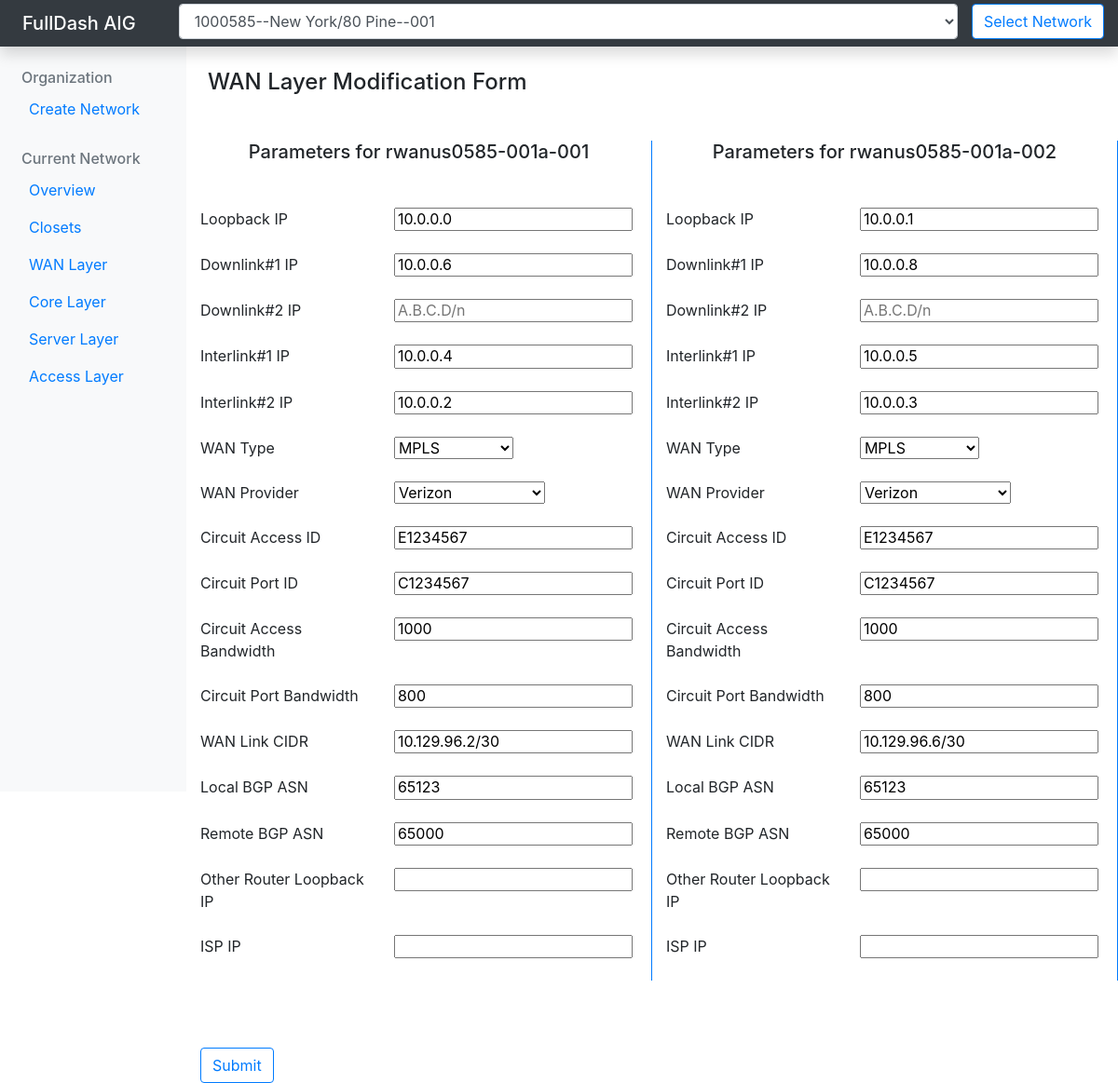
The page /fulldash/1/wanbrown/ on the database its author committed.
### router/models.py (models this page shows)
class Router(models.Model):
    class WanTypeChoices(models.TextChoices):
        MPLS = 'mpls', _('MPLS')
        P2P = 'p2p', _('Point-to-Point')
    class WanProviderChoices(models.TextChoices):
        ATT = 'att', _('AT&T')
        BELLCANADA = 'bellcanada', _('Bell Canada')
        CENTURYLINK = 'centurylink', _('Century Link')
        CHINATELCOM = 'chinatelcom', _('China Telecom')
        DEUTSCHETELEKOM = 'deutschetelekom', _('Deutsche Telekom')
        EMBRATEL = 'embratel', _('Embratel')
        FREE = 'free', _('Free')
        GESTIONTELCOM = 'gestiontelcom', _('Gestion Telcom')
        GLOBE = 'globe', _('Globe')
        KDDI = 'kddi', _('KDDI')
        KOREATELCOM = 'koreatelcom', _('Korea Telcom')
        LEVEL3 = 'level3', _('Level3')
        MCI = 'mci', _('MCI')
        MXIS = 'mxis', _('MXIS')
        NTTCOM = 'nttcom', _('NTTCOM')
        ORANGE = 'orange', _('Orange')
        PCCW = 'pccw', _('PCCW')
        PLDT = 'pldt', _('PLDT')
        SINGTEL = 'singtel', _('Singtel')
        SOFTBANK = 'softbank', _('Softbank')
        TATA = 'tata', _('Tata')
        TELCOMARGENTINA = 'telcomargentina', _('Telcom Argentina')
        TELCOMMALAYSIA = 'telcommalaysia', _('Telcom Malaysia')
        TELEFONICA = 'telefonica', _('Telefonica')
        TELSTRA = 'telstra', _('Telstra')
        TELUS = 'telus', _('Telus')
        VERIZON = 'verizon', _('Verizon')
        VODAPHONE = 'vodaphone', _('Vodafone')
        ZAYO = 'zayo', _('Zayo')
    hostname = models.CharField('Hostname', max_length=19)  # model_anchor
    loopback_ip = models.CharField(
        'Loopback IP', max_length=15, blank=True, null=True)  # brownfield_generated
    downlink_1_desc = models.CharField(
        'Downlink#1 Description', max_length=37, null=True)  # model_generated
    downlink_1_ip = models.CharField(
        'Downlink#1 IP', max_length=15, blank=True, null=True)  # brownfield_generated
    downlink_2_desc = models.CharField(
        'Downlink#2 Description', max_length=37, null=True)  # model_generated
    downlink_2_ip = models.CharField(
        'Downlink#2 IP', max_length=15, blank=True, null=True)  # brownfield_generated
    interlink_1_desc = models.CharField(
        'Interlink#1 Description', max_length=37, null=True)  # model_generated
    interlink_1_ip = models.CharField(
        'Interlink#1 IP', max_length=15, blank=True, null=True)  # brownfield_generated
    interlink_2_desc = models.CharField(
        'Interlink#2 Description', max_length=37, null=True)  # model_generated
    interlink_2_ip = models.CharField(
        'Interlink#2 IP', max_length=15, blank=True, null=True)  # brownfield_generated
    wan_type = models.CharField('WAN Type', choices=WanTypeChoices.choices,
                                default=WanTypeChoices.MPLS, max_length=10)  # greenfield_static
    wan_provider = models.CharField(
        'WAN Provider', choices=WanProviderChoices.choices, max_length=20)  # greenfield_static
    access_id = models.CharField(
        'Circuit Access ID', max_length=80)  # greenfield_static
    port_id = models.CharField(
        'Circuit Port ID', max_length=80)  # greenfield_static
    access_bw = models.IntegerField(
        'Circuit Access Bandwidth')  # greenfield_static
    port_bw = models.IntegerField(
        'Circuit Port Bandwidth')  # greenfield_static
    wan_link_cidr = models.CharField(
        'WAN Link CIDR', max_length=18)  # greenfield_static
    local_asn = models.IntegerField(
        'Local BGP ASN')  # greenfield_static
    remote_asn = models.IntegerField(
        'Remote BGP ASN')  # greenfield_static
    other_router_loopback_ip = models.CharField(
        'Other Router Loopback IP', max_length=15, blank=True, null=True)  # TODO: model_generated
    other_router_hostname = models.CharField(
        'Other Router Hostname', max_length=19, null=True)  # model_generated
    isp_ip = models.CharField(
        'ISP IP', max_length=15, blank=True, null=True)  # brownfield_generated
    closet = models.ForeignKey(
        Closet, on_delete=models.CASCADE)  # model_anchor
    '''
    ****programatically generated****
    dna_token
    loopback_desc
    netflow_collector
    qos_config
    downlink_1_intr = models.CharField(max_length=20)
    downlink_2_intr = models.CharField(max_length=20)
    lan_qos_policy
    interlink_1_intr = models.CharField(max_length=20)
    interlink_2_intr = models.CharField(max_length=20)
    wan_intr = models.CharField(max_length=20)
    wan_qos_policy
    community_string
    '''

### router/views.py (the view, shortened to what this page needs)
def wan_brown_view(request, *args, **kwargs):
    router_1_initial = dict()
    router_2_initial = dict()
    obj = type('', (object,), {})()
    template_name = 'wan_brown.html'
    site_record = base_system.initialize_navbar(
        obj, request, kwargs['site_id'])
    closet_records = Closet.objects.filter(site=site_record)
    mdf_closets = base_system.get_mdf_closets(closet_records)
    router_records = base_system.get_device_records(Router, mdf_closets)
    obj.router_hostnames = list()
    if not router_records:
        obj.router_hostnames = base_system.get_mdf_device_hostnames(
            site_record, mdf_closets, Router)
    else:
        router_1_initial = router_records[0]
        router_2_initial = router_records[1]
        obj.router_hostnames.append(router_records[0].hostname)
        obj.router_hostnames.append(router_records[1].hostname)
    if request.method == 'GET':
        obj.router_forms = list()
        obj.router_forms.append(WanBrownForm(
            instance=router_1_initial, prefix='router_1'))
        obj.router_forms.append(WanBrownForm(
            instance=router_2_initial, prefix='router_2'))
        return render(request, template_name, {'obj': obj})

### interactive/base_system.py (called while the page is built)
def get_device_records(device, mdf_closets):
    device_records = device.objects.none()
    for mdf_closet in mdf_closets:
        device_records = device_records.union(
            device.objects.filter(closet=mdf_closet))
    return device_records

def get_mdf_closets(closet_records):
    mdf_closets = list()
    for closet_record in closet_records:
        if closet_record.category in [Closet.CategoryChoices.MDF, Closet.CategoryChoices.MDF_IDF]:
            mdf_closets.append(closet_record)
    return mdf_closets

### router/templates/wan_brown.html
{% extends 'base.html' %}
{% block content %}
<h4 class='mt-4 mb-4 ml-2'>WAN Layer Modification Form</h4>
<form method="POST">{% csrf_token %}
    <div class='row form-group mb-5'>
        <div class='col border border-primary border-top-0 border-bottom-0 border-left-0 mt-4'>
            <h5 class='d-flex justify-content-center form-group mb-5'>Parameters for {{ obj.router_hostnames.0 }}</h5>
            {% for field in obj.router_forms.0 %}
            <div class='row form-group'>
                <label class='col-5'>{{ field.label }}</label>
                <div class='col-2 h6'>{{ field }}</div>
            </div>
            {% endfor %}
        </div>
        <div class='col border border-primary border-top-0 border-bottom-0 border-left-0 mt-4'>
            <h5 class='d-flex justify-content-center form-group mb-5'>Parameters for {{ obj.router_hostnames.1 }}</h5>
            {% for field in obj.router_forms.1 %}
            <div class='row form-group'>
                <label class='col-5'>{{ field.label }}</label>
                <div class='col-2 h6'>{{ field }}</div>
            </div>
            {% endfor %}
        </div>
    </div>
    <button type="submit" class='btn btn-outline-primary mt-4'>Submit</button>
</form>
{% endblock content %}

### templates/base.html (shortened to what this page needs)
<!DOCTYPE html>
<html>
<head>
  <link rel='stylesheet' href='https://stackpath.bootstrapcdn.com/bootstrap/4.4.1/css/bootstrap.min.css'
>
  <link rel="stylesheet" type="text/css"
    href="https://cdnjs.cloudflare.com/ajax/libs/bootstrap-select/1.13.1/css/bootstrap-select.min.css">
</head>
<body>
  {% include 'navbar.html' %}
  <div class='col-10'>
    {% block content %}{% endblock content %}
  </div>
  </div>
  </div>
</body>
</html>

### templates/navbar.html
<nav class='navbar navbar-dark sticky-top bg-dark p-0 shadow'>
    <h6 class='navbar-brand ml-4 mb-0'>FullDash AIG</h6>
    <form class='col h6 mt-1' method='POST'>{% csrf_token %}
        <ul class='nav'>
            <li class='col'>
                {{ obj.navbar.site }}
            </li>
            <li>
                <button type='submit' name='navbar' class='text-nowrap form-control btn-outline-primary'>Select
                    Network</button>
            </li>
        </ul>
    </form>
</nav>
<div class='container-fluid'>
    <div class='row'>
        <nav class='col-2 bg-light' style='height: 100vh;'>
            <ul class='nav flex-column'>
                <h6 class='ml-2 mt-4 mb-1 text-muted'>Organization</h6>
                <li>
                    <a class='nav-link' href='/fulldash/onboard/'>Create Network</a>
                </li>
                {% if obj.site_id %}
                <h6 class='ml-2 mt-4 mb-1 text-muted'>Current Network</h6>
                <li>
                    <a class='nav-link' href='/fulldash/{{ obj.site_id }}/overview/'>Overview</a>
                </li>
                <li>
                    <a class='nav-link' href='/fulldash/{{ obj.site_id }}/closets/'>Closets</a>
                </li>
                <li>
                    <a class='nav-link' href='/fulldash/{{ obj.site_id }}/wanlanding/'>WAN
                        Layer</a>
                </li>
                <li>
                    <a class='nav-link' href='/fulldash/{{ obj.site_id }}/corelanding/'>Core Layer</a>
                </li>
                <li>
                    <a class='nav-link' href='/fulldash/{{ obj.site_id }}/serverlanding/'>Server Layer</a>
                </li>
                <li>
                    <a class='nav-link' href='/fulldash/{{ obj.site_id }}/accesslisting/'>Access Layer</a>
                </li>
                {% endif %}
            </ul>
        </nav>

### rows shown on the page
Router: router_hostnames.0 "rwanus0585-001a-001"
Router: router_hostnames.1 "rwanus0585-001a-002"

### other values the page prints
{{ field.label }} "Loopback IP" "Downlink#1 IP" "Downlink#2 IP" "Interlink#1 IP" "Interlink#2 IP" "WAN Type" "WAN Provider" "Circuit Access ID" "Circuit Port ID" "Circuit Access Bandwidth" "Circuit Port Bandwidth" "WAN Link CIDR" "Local BGP ASN" "Remote BGP ASN" "Other Router Loopback IP" "ISP IP"
